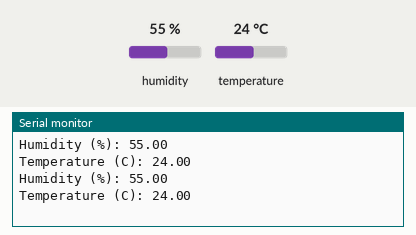
The sketch below on a simulated Arduino Uno, built with avr-gcc and run on an emulated ATmega328P. On the bench: the last lines printed to the serial monitor. The test bench sets the inputs (shaded band); at power-on: humidity 55 %, temperature 24 °C.

Above: at 4.8 s.
4.9 s: humidity set to 22 %
At 6.7 s:
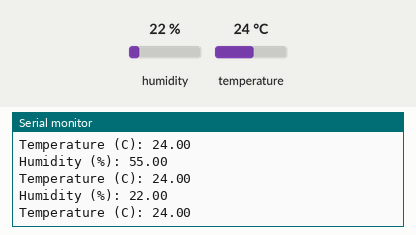
7.9 s: temperature set to 12 °C
At 9.1 s:
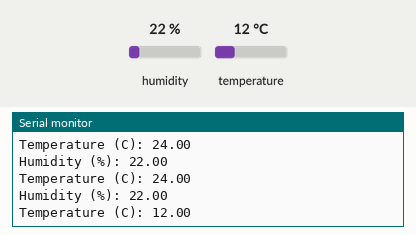
10.9 s: humidity set to 40 %
At 12.7 s:
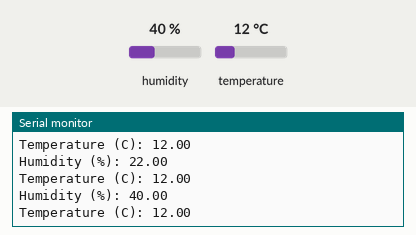
Timing chart, 0 to 14.2 s (numbered marks = the images above; inputs shaded):
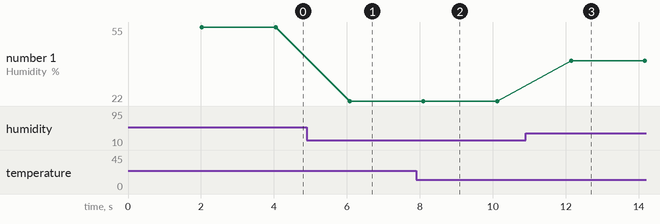

The sketch:

dh_sensor.ino
```cpp
#include <DHT.h>

#define DHTPIN 2          // Pin where the DHT11 is connected
#define DHTTYPE DHT11     // Define the type of sensor

DHT dht(DHTPIN, DHTTYPE); // Create a DHT object

void setup() {
  Serial.begin(9600);
  dht.begin(); // Initialize the DHT sensor
}

void loop() {
  delay(2000); // Wait a few seconds between measurements

  // Read humidity and temperature
  float humidity = dht.readHumidity();
  float temperature = dht.readTemperature();

  // Check if any reads failed and exit early (to try again).
  if (isnan(humidity) || isnan(temperature)) {
    Serial.println("Failed to read from DHT sensor!");
    return;
  }

  // Print the results to the Serial Monitor
  Serial.print("Humidity (%): ");
  Serial.println(humidity, 2);
  Serial.print("Temperature (C): ");
  Serial.println(temperature, 2);
}
```

Measured:
- after the input at 4.9 s, the serial monitor: prints a new line after 1.2 s (image 1)
- after the input at 7.9 s, the serial monitor: prints a new line after 0.22 s (image 2)
- after the input at 10.9 s, the serial monitor: prints a new line after 1.2 s (image 3)
- plotted number 1: 55 → 22 after the input at 4.9 s, 22 → 40 after the input at 10.9 s
